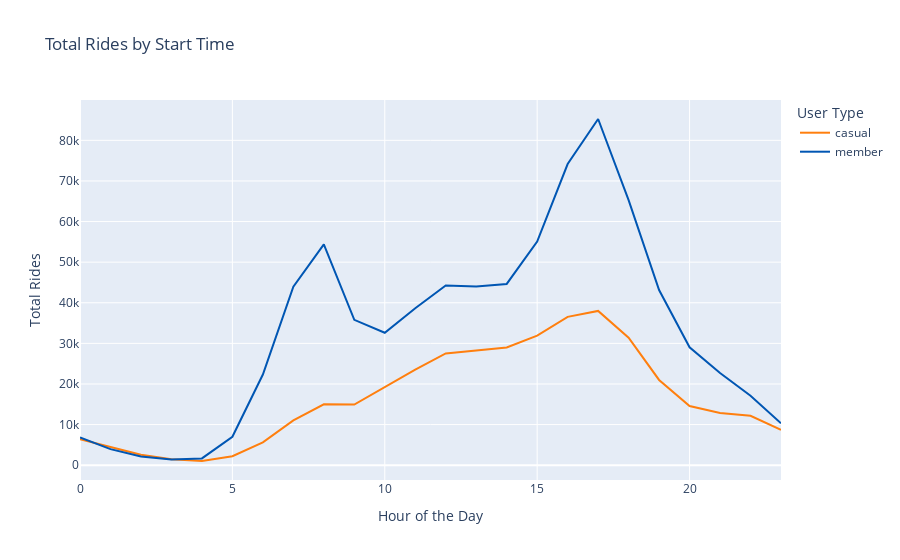

Notebook code cell kept with this figure:
### Markdown cell above
2. Total rides by start time between casual and member riders

### Code cell
import pandas as pd
import plotly.express as px

# Assuming data is loaded into DataFrame 'data'
# Example DataFrame columns: 'start_time', 'member_casual'

# Ensure the 'start_time' column is in datetime format
data['start_time'] = pd.to_datetime(data['start_time'])

# Extract the hour from the start time
data['start_hour'] = data['start_time'].dt.hour

# Group by member type (casual or member) and start hour
rides_by_hour = data.groupby(['member_casual', 'start_hour']).size().reset_index(name='ride_count')

# Specify the exact colors for the lines
colors = {
    'casual': '#ff7f0e',  # Darker blue
    'member': '#0056b3'   # Vibrant orange
}

# Plot rides by start time for casual and member riders
fig = px.line(rides_by_hour, x='start_hour', y='ride_count', color='member_casual', 
              color_discrete_map=colors,  # Using the custom color map
              title='Total Rides by Start Time')
fig.update_layout(
    xaxis_title="Hour of the Day",
    yaxis_title="Total Rides",
    legend_title="User Type"
)
fig.show()

### Figure 1 — Plotly figure (JSON) as saved in the notebook; plotly's stock layout.template omitted (floating-point values rounded to 4 significant figures)
{"data": [{"hovertemplate": "member_casual=casual<br>start_hour=%{x}<br>ride_count=%{y}<extra></extra>", "legendgroup": "casual", "line": {"color": "#ff7f0e", "dash": "solid"}, "marker": {"symbol": "circle"}, "mode": "lines", "name": "casual", "orientation": "v", "showlegend": true, "type": "scatter", "x": [0, 1, 2, 3, 4, 5, 6, 7, 8, 9, 10, 11, 12, 13, 14, 15, 16, 17, 18, 19, 20, 21, 22, 23], "xaxis": "x", "y": [6377, 4468, 2546, 1438, 1030, 2209, 5615, 11025, 14976, 14921, 19255, 23562, 27534, 28281, 28993, 31894, 36524, 37989, 31380, 20987, 14556, 12832, 12149, 8727], "yaxis": "y"}, {"hovertemplate": "member_casual=member<br>start_hour=%{x}<br>ride_count=%{y}<extra></extra>", "legendgroup": "member", "line": {"color": "#0056b3", "dash": "solid"}, "marker": {"symbol": "circle"}, "mode": "lines", "name": "member", "orientation": "v", "showlegend": true, "type": "scatter", "x": [0, 1, 2, 3, 4, 5, 6, 7, 8, 9, 10, 11, 12, 13, 14, 15, 16, 17, 18, 19, 20, 21, 22, 23], "xaxis": "x", "y": [6844, 3946, 2136, 1429, 1668, 7003, 22320, 43979, 54383, 35793, 32608, 38648, 44267, 44034, 44634, 55071, 74163, 85254, 65261, 43136, 29035, 22701, 17082, 10316], "yaxis": "y"}], "layout": {"legend": {"title": {"text": "User Type"}, "tracegroupgap": 0}, "title": {"text": "Total Rides by Start Time"}, "xaxis": {"anchor": "y", "domain": [0, 1], "title": {"text": "Hour of the Day"}}, "yaxis": {"anchor": "x", "domain": [0, 1], "title": {"text": "Total Rides"}}}}
